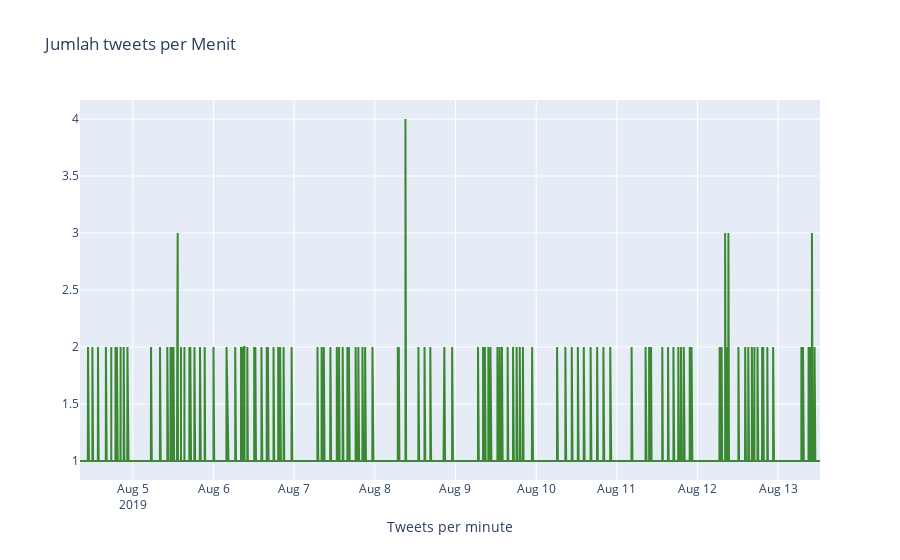

The code cell stored with this chart in its notebook:
### Markdown cell above
Menghitung jumlah tweets per menit

### Code cell
cnt_ = df['date'].value_counts()
cnt_ = cnt_.sort_index() 
trace1 = go.Scatter(
                    x = cnt_.index,
                    y = cnt_.values,
                    mode = "lines",
                    name = "citations",
                    marker = dict(color = 'rgba(16, 112, 2, 0.8)')
                    )

data = [trace1]
layout = dict(title = 'Jumlah tweets per Menit',
              xaxis= dict(title= 'Tweets per minute',ticklen= 5,zeroline= False)
             )
fig = dict(data = data, layout = layout)
iplot(fig)

### Figure 1 — Plotly figure (JSON) as saved in the notebook; plotly's stock layout.template omitted (floating-point values rounded to 4 significant figures; data arrays with more than 128 entries replaced by an {"elided": "..."} marker saying what was removed)
{"data": [{"marker": {"color": "rgba(16, 112, 2, 0.8)"}, "mode": "lines", "name": "citations", "type": "scatter", "x": {"elided": "7864 str values"}, "y": {"elided": "7864 int values"}}], "layout": {"title": {"text": "Jumlah tweets per Menit"}, "xaxis": {"ticklen": 5, "title": {"text": "Tweets per minute"}, "zeroline": false}}}
